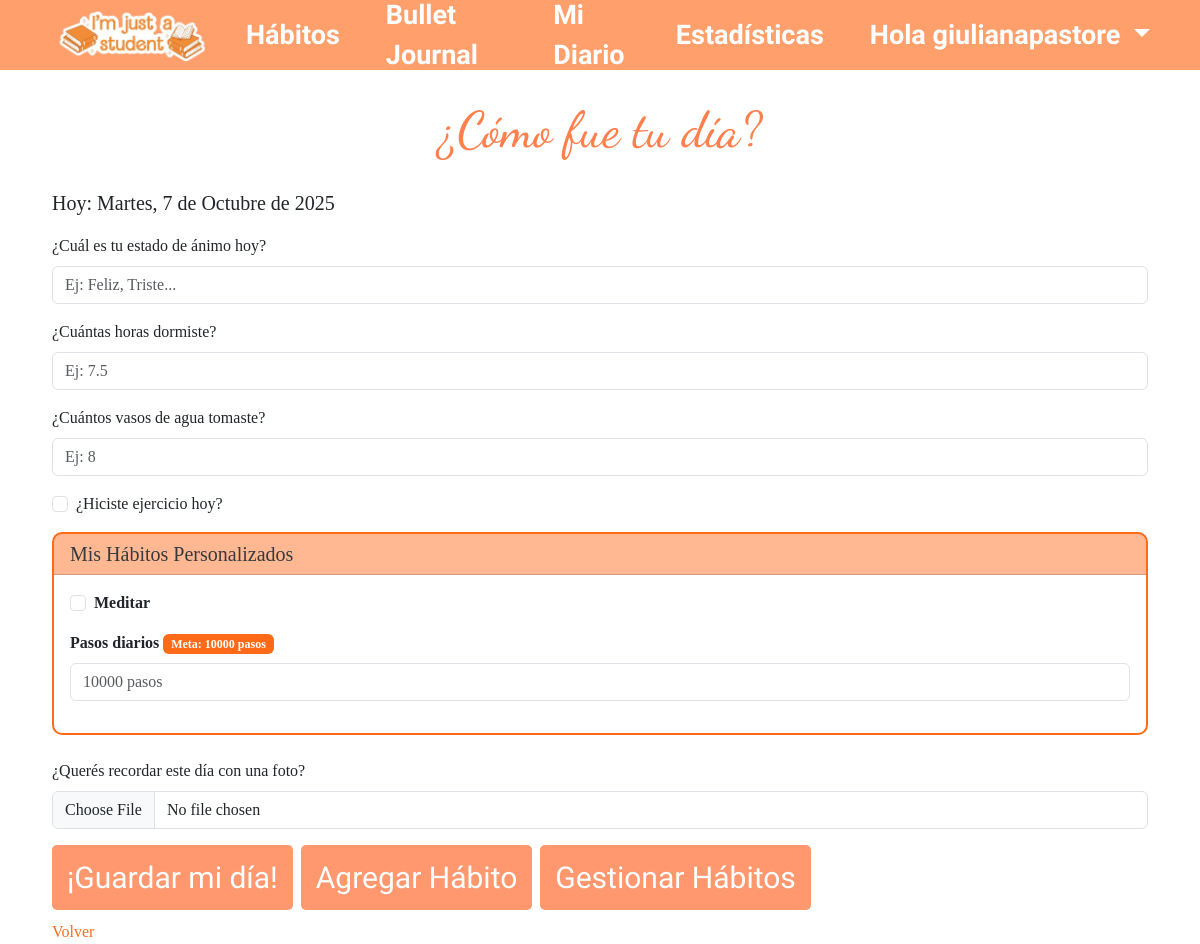
The page /journals/new_journal/ (signed in) on the database its author committed.
### bullet_journal/models.py (models this page shows, shortened)
class CustomHabit(models.Model):
    TYPE_CHOICES = [
        ('boolean', 'Sí/No'),
        ('integer', 'Número'),
    ]
    user = models.ForeignKey(User, on_delete=models.CASCADE, related_name='custom_habits')
    name = models.CharField(max_length=100)
    description = models.TextField(blank=True, null=True)
    type = models.CharField(max_length=10, choices=TYPE_CHOICES)
    created_at = models.DateTimeField(auto_now_add=True)
    is_active = models.BooleanField(default=True)
    goal_value = models.IntegerField(null=True, blank=True)  # Valor objetivo (si aplica)
    unit = models.CharField(max_length=20, blank=True, null=True)  #
    class Meta:
        unique_together = ('user', 'name')
        ordering = ['-created_at']

### bullet_journal/views/journal_views.py (the view)
# urls.py: path('journals/new_journal/', journal_create, name='journal_create'),
@login_required
def journal_create(request):
    print(f"DEBUG: Iniciando journal_create - Método: {request.method}")
    if request.method == 'POST':
        print(f"DEBUG: Usuario: {request.user}")
        form = JournalForm(request.POST, request.FILES, user=request.user)
        if form.is_valid():
            date = form.cleaned_data['date']
            print(f"DEBUG: Fecha: {date}")
            existing_count = Journal.objects.filter(user=request.user, date=date).count()
            print(f"DEBUG: Journals existentes para {date}: {existing_count}")
            try:
                journal = Journal.objects.get(user=request.user, date=date)
                print(f"DEBUG: Journal existente encontrado ID: {journal.id}")
                journal.mood = form.cleaned_data['mood']
                journal.sleep_hours = form.cleaned_data.get('sleep_hours')
                journal.water_glasses = form.cleaned_data.get('water_glasses')
                journal.exercise = form.cleaned_data.get('exercise', False)
                if form.cleaned_data.get('image'):
                    journal.image = form.cleaned_data['image']
                custom_habits_data = {}
                for field_name, value in form.cleaned_data.items():
                    if field_name.startswith('habit_'):
                        custom_habits_data[field_name] = value
                journal.custom_habits_data = custom_habits_data
                journal.save()
                print(f"DEBUG: Journal actualizado exitosamente")
                action = "actualizado"
            except Journal.DoesNotExist:
                print(f"DEBUG: Creando nuevo journal")
                custom_habits_data = {}
                for field_name, value in form.cleaned_data.items():
                    if field_name.startswith('habit_'):
                        custom_habits_data[field_name] = value
                journal = Journal(
                    user=request.user,
                    date=date,
                    mood=form.cleaned_data['mood'],
                    sleep_hours=form.cleaned_data.get('sleep_hours'),
                    water_glasses=form.cleaned_data.get('water_glasses'),
                    exercise=form.cleaned_data.get('exercise', False),
                    custom_habits_data=custom_habits_data
                )
                if form.cleaned_data.get('image'):
                    journal.image = form.cleaned_data['image']
                journal.save()
                print(f"DEBUG: Nuevo journal creado ID: {journal.id}")
                action = "creado"
            except Exception as e:
                print(f"DEBUG: Error inesperado: {type(e).__name__}: {e}")
                import traceback
                traceback.print_exc()
                messages.error(request, f"Error al guardar: {e}")
                return render(request, 'bullet_journal/journal/new_journal.html', {
                    'form': form,
                    'custom_habits': CustomHabit.objects.filter(user=request.user, is_active=True)
                })
            messages.success(request, f"Journal {action} correctamente 🎉")
            return redirect('journal_list')
        else:
            print(f"DEBUG: Errores del formulario: {form.errors}")
    else:
        form = JournalForm(user=request.user)
        today = timezone.now().date()
        existing_journal = Journal.objects.filter(user=request.user, date=today).first()
        if existing_journal:
            form = JournalForm(instance=existing_journal, user=request.user)
            load_custom_habits_data(form, request.user, today)
    custom_habits = CustomHabit.objects.filter(user=request.user, is_active=True)
    return render(request, 'bullet_journal/journal/new_journal.html', {
        'form': form,
        'custom_habits': custom_habits
    })

### bullet_journal/templates/bullet_journal/journal/new_journal.html (shortened to what this page needs)
{% extends "header.html" %}
{% block extra_head %}
{% load static %}
<link rel="stylesheet" href="{% static 'bullet_journal/css/styles.css' %}">
{% endblock %}
{% block contenido %}
<div class="container mt-5">
    <div class="journal-form">
        <h1>¿Cómo fue tu día?</h1>
        <p id="hoy-texto" class="fs-5 mb-3">Hoy:</p>
        <form method="post" enctype="multipart/form-data">
            <div class="mb-3">
                <label for="mood" class="form-label">¿Cuál es tu estado de ánimo hoy?</label>
                <input type="text" class="form-control" id="mood" name="mood" maxlength="50" placeholder="Ej: Feliz, Triste...">
            </div>
            <div class="mb-3">
                <label for="sleep_hours" class="form-label">¿Cuántas horas dormiste?</label>
                <input type="number" class="form-control" id="sleep_hours" name="sleep_hours" step="0.1" placeholder="Ej: 7.5">
            </div>
            <div class="mb-3">
                <label for="water_glasses" class="form-label">¿Cuántos vasos de agua tomaste?</label>
                <input type="number" class="form-control" id="water_glasses" name="water_glasses" placeholder="Ej: 8">
            </div>
            <div class="mb-3 form-check">
                <input type="checkbox" class="form-check-input form-check-input-orange" id="exercise" name="exercise">
                <label class="form-check-label" for="exercise">¿Hiciste ejercicio hoy?</label>
            </div>
            {% if custom_habits %}
            <div class="card mb-4 border-orange">
                <div class="card-header bg-orange-light">
                    <h5 class="mb-0">Mis Hábitos Personalizados</h5>
                </div>
                <div class="card-body">
                    {% for habit in custom_habits %}
                    <div class="mb-3">
                        {% if habit.type == 'boolean' %}
                            <div class="form-check">
                                <input type="checkbox" class="form-check-input form-check-input-orange"
                                       id="habit_{{ habit.id }}"
                                       name="habit_{{ habit.id }}"
                                       value="true">
                                <label class="form-check-label" for="habit_{{ habit.id }}">
                                    <strong>{{ habit.name }}</strong>
                                </label>
                            </div>
                        {% elif habit.type == 'integer' %}
                            <label for="habit_{{ habit.id }}" class="form-label">
                                <strong>{{ habit.name }}</strong>
                                {% if habit.goal_value %}
                                    <span class="badge badge-orange" >Meta: {{ habit.goal_value }}{% if habit.unit %} {{ habit.unit }}{% endif %}</span>
                                {% endif %}
                            </label>
                            <input type="number"
                                   class="form-control"
                                   id="habit_{{ habit.id }}"
                                   name="habit_{{ habit.id }}"
                                   min="0"
                                   placeholder="{% if habit.goal_value %}{{ habit.goal_value }}{% else %}0{% endif %}{% if habit.unit %} {{ habit.unit }}{% endif %}">
                        {% endif %}
                    </div>
                    {% endfor %}
                </div>
            </div>
            {% endif %}
            <div class="mb-3">
                <label for="image" class="form-label">¿Querés recordar este día con una foto?</label>
                <input type="file" class="form-control" id="image" name="image" accept="image/*">
            </div>
            <div class= "d-flex gap-2 flex-wrap">
                <button type="submit" class="btn btn-primary">¡Guardar mi día!</button>
                <a href="{% url 'add_habit_quick' %}" class="btn btn-primary">
                    Agregar Hábito
                </a>
                {% if custom_habits %}
                <a href="{% url 'manage_habits' %}" class="btn btn-primary">
                    Gestionar Hábitos
                </a>
                {% endif %}
            </div>
        </form>
        <a href="{% url 'journal_list' %}" class="link-orange">Volver</a>
    </div>
</div>
{% endblock %}

### bullet_journal/templates/header.html (shortened to what this page needs)
{% load static %}
<html>
<head>
    <link href="https://cdn.jsdelivr.net/npm/bootstrap@5.3.3/dist/css/bootstrap.min.css" rel="stylesheet">
    <link rel="stylesheet" href="{% static 'bullet_journal/css/styles.css' %}">
    {% block extra_head %}{% endblock %}
</head>
<body>
<header>
<nav class="navbar navbar-expand-lg navbar-light custom-header">
  <div class="container-fluid">
    <a class="navbar-brand" href="{% url 'home' %}">
      <img src="{% static 'bullet_journal/images/logo1.png' %}" alt="Logo" class="logo-img">
    </a>
    <div class="collapse navbar-collapse" id="navbarContent">
      <ul class="navbar-nav ms-auto nav-links">
        <li class="nav-item">
          <a class="nav-link" href="{% url 'manage_habits' %}">Hábitos</a>
        </li>
        <li class="nav-item">
          <a class="nav-link" href="{% url 'journal_list' %}">Bullet Journal</a>
        </li>
        <li class="nav-item">
          <a class="nav-link" href="{% url 'diary_entry' %}"> Mi Diario</a>
        </li>
        <li class="nav-item">
          <a class="nav-link" href="{% url 'stadistics' %}">Estadísticas</a>
        </li>
          {% if user.is_authenticated %}
          <li class="nav-item dropdown">
            <a class="nav-link dropdown-toggle" href="#" id="userDropdown" role="button" data-bs-toggle="dropdown" aria-expanded="false">
              Hola {{ user.username }}
            </a>
          </li>
        {% endif %}
      </ul>
    </div>
  </div>
</nav>
</header>
<main>
    {% block contenido %}{% endblock %}
</main>
</body>
</html>

### bullet_journal/static/bullet_journal/css/styles.css (style rules this page uses)
.custom-header { display: flex; justify-content: space-between; align-items: center; background-color: #ff9f6c; color: white; padding: 15px 30px; position: fixed; top: 0; left: 0; width: 100%; height: 70px; z-index: 1000; }
.logo-img { width: 180px; height: auto; }
.nav-links { list-style: none; display: flex; gap: 30px; align-items: center; }
.nav-links a { text-decoration: none; color: white; font-weight: bold; transition: color 0.3s; font-family: 'Amatic SC', cursive; font-size: 27px; }
.nav-item.dropdown .nav-link.dropdown-toggle { color: white !important; }
* { margin: 0; padding: 0; box-sizing: border-box; }
.journal-form { height: 100vh; margin: 0; font-family: 'Times New Roman', Times, serif; padding: 10px; padding-top: 0; }
.journal-form .btn.btn-primary { text-align: center; font-family: "Amatic SC", sans-serif; color: white; font-size: 30px; margin-bottom: 10px; }
h1 { margin-top: 80px; padding: 20px; font-family: 'Dancing Script', cursive; color: #ff7f4d; font-size: 50px; text-align: center; }
.btn.btn-primary { font-family: 'Times New Roman', Times, serif; font-size: 19px; background-color: #ff986f; color: white; border: none; padding: 10px 15px; border-radius: 5px; }
:root { --cell: 28px; --gap: 2px; --border: #333; font-family: Arial, sans-serif; }
.badge-orange { background-color: #ff6a19 !important; color: white !important; }
.border-orange { border: 2px solid #ff6a19 !important; border-radius: 10px !important; }
.link-orange { color: #ff6a19 !important; text-decoration: none; font-family: 'Times New Roman', Times, serif; }
.bg-orange-light { background-color: #ff6a1986 !important; opacity: 0.9; }

### rows shown on the page
CustomHabit: name "Meditar"
CustomHabit: name "Pasos diarios", goal_value "10000", unit "pasos", goal_value+unit "10000 pasos"

### other values the page prints
{{ user.username }} "giulianapastore"
